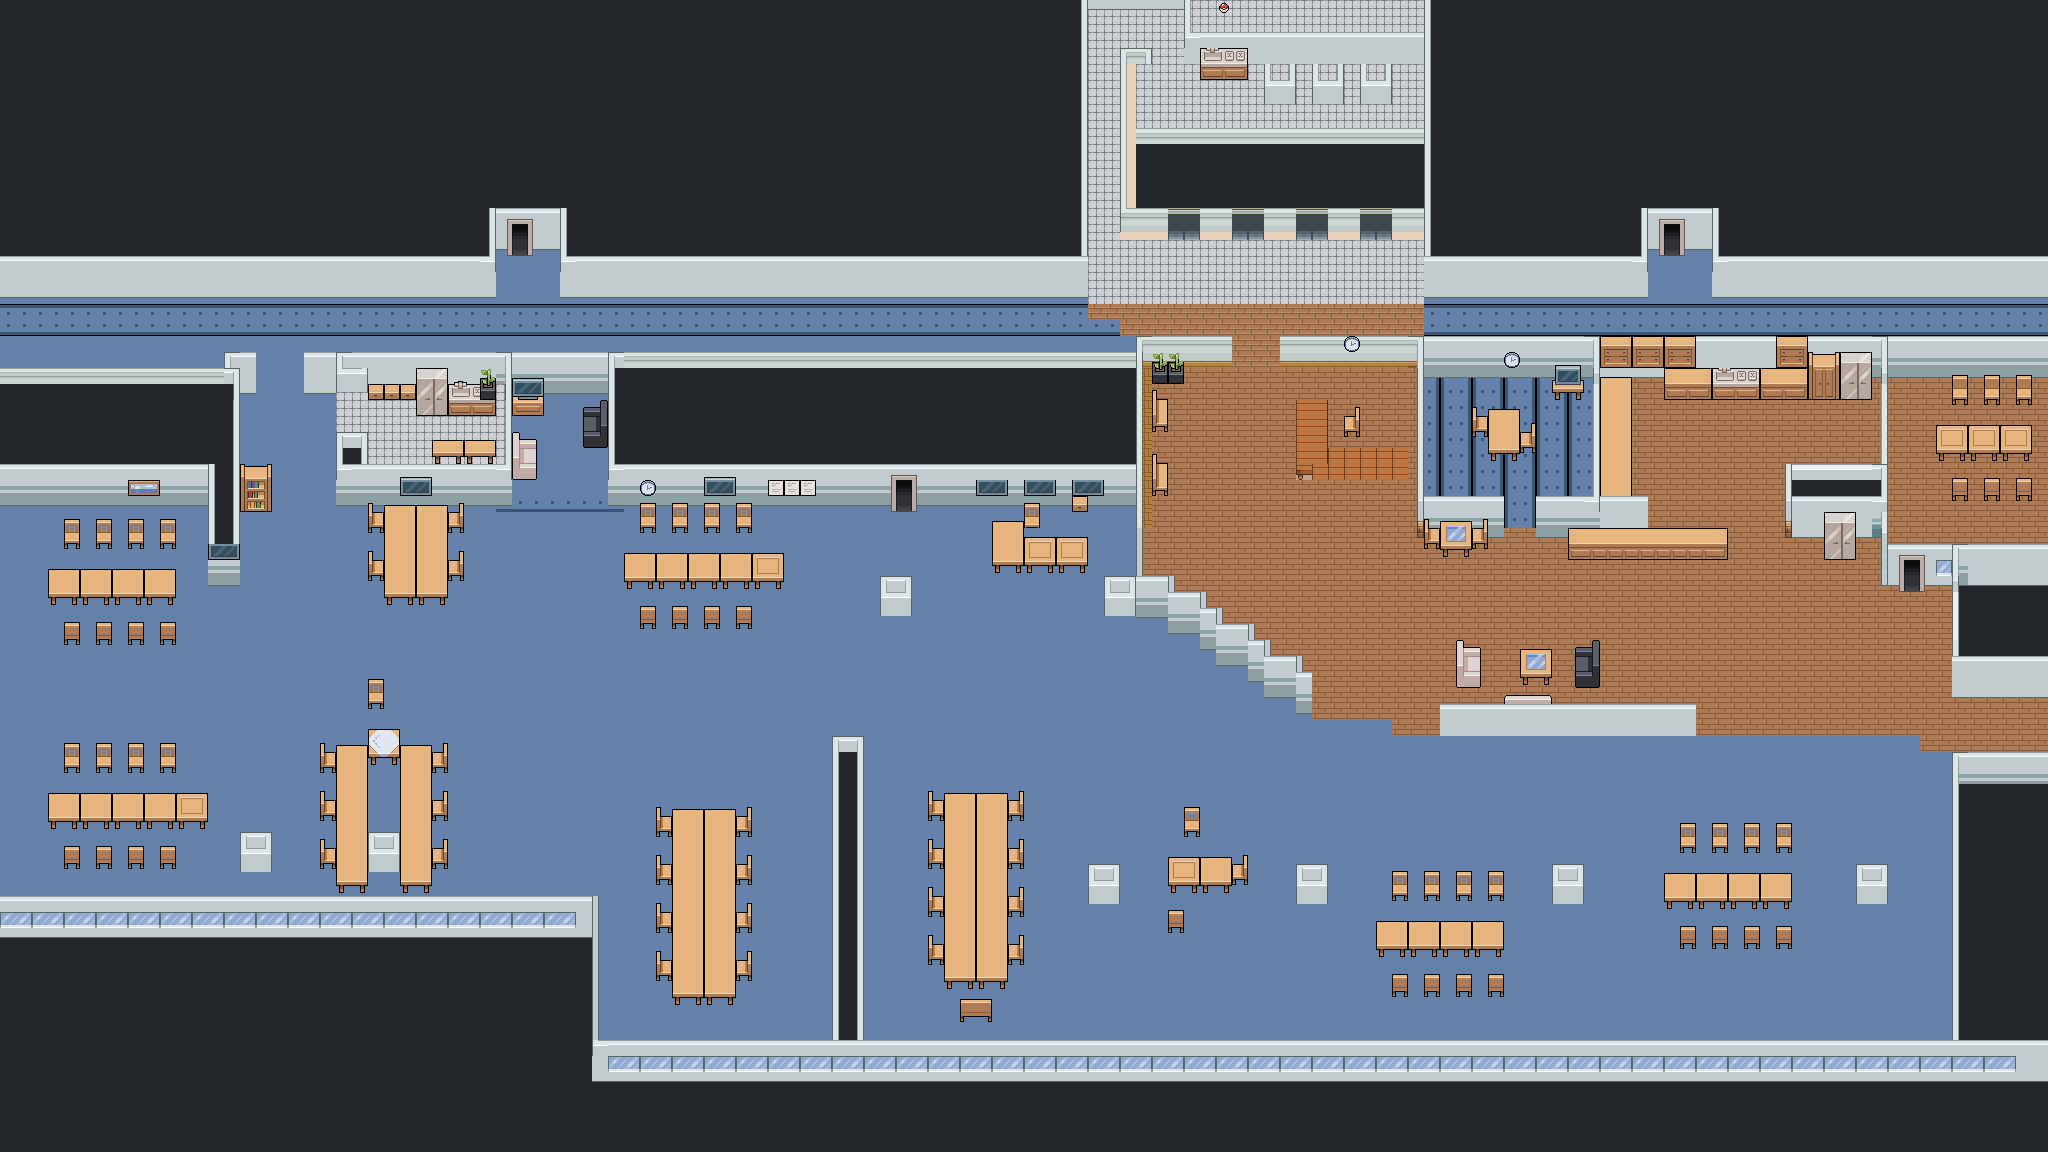

A level layout from a 2D game, rendered from its tile map. Below: a short description, then the map file with tile-grid data replaced by summaries:
An orthogonal 128x72 tile map with 16x16 px tiles, 3 tile layers (bg, walls, objects), 2 tilesets and 31 objects (14x coffee, chris, ayesha, halbe, greg, ...).

<map version="1.0" orientation="orthogonal" renderorder="right-down" width="128" height="72" tilewidth="16" tileheight="16" nextobjectid="39">
 <tileset firstgid="1" name="indoors" tilewidth="16" tileheight="16">
  <image source="../static/assets/tiles/indoors.png" width="624" height="304" />
 </tileset>
 <tileset firstgid="742" name="indoors_2" tilewidth="16" tileheight="16">
  <image source="../static/assets/tiles/indoors_2.png" width="1198" height="558" />
  <terraintypes>
   <terrain name="BlueCarpet" tile="820" />
  </terraintypes>
  <tile id="745" terrain=",,,0" />
  <tile id="746" terrain=",,0,0" />
  <tile id="747" terrain=",,0," />
  <tile id="819" terrain=",0,,0" />
  <tile id="820" terrain="0,0,0,0" />
  <tile id="821" terrain="0,,0," />
  <tile id="893" terrain=",0,," />
  <tile id="894" terrain="0,0,," />
  <tile id="895" terrain="0,,," />
 </tileset>
 <layer name="bg" width="128" height="72">
  <data>[9216 cells, 9216 non-empty, 10 distinct tile ids]</data>
 </layer>
 <layer name="walls" width="128" height="72">
  <data>[9216 cells, 1690 non-empty, 65 distinct tile ids]</data>
 </layer>
 <layer name="objects" width="128" height="72">
  <data>[9216 cells, 922 non-empty, 154 distinct tile ids]</data>
 </layer>
 <objectgroup name="spawns">
  <object id="1" name="chris" x="289.33" y="525" width="28.6667" height="17.3333" />
  <object id="2" name="ayesha" x="1350" y="416.667" width="38.6667" height="24.6667" />
  <object id="3" name="halbe" x="348.67" y="566.667" width="30.6667" height="30.6667" />
  <object id="5" name="greg" x="576.667" y="416" width="22.6667" height="22.6667" />
  <object id="6" name="michael" x="646" y="526.667" width="20" height="20" />
  <object id="7" name="nate" x="753" y="823" width="23.5" height="21.5" />
  <object id="8" name="caleb" x="374.5" y="697" width="24" height="26.5" />
  <object id="10" name="john" x="164.5" y="622.5" width="21" height="15" />
  <object id="11" name="romoy" x="742.5" y="920" width="28.5" height="24.5" />
  <object id="12" name="hack" x="326.667" y="762.667" width="21.3333" height="16.6667" />
  <object id="13" name="noah" x="712" y="528.667" width="24" height="22" />
  <object id="14" name="richard" x="714" y="588" width="24.6667" height="24" />
  <object id="15" name="shawn" x="458" y="568.667" width="24.6667" height="22" />
  <object id="24" name="respawn" x="1277" y="266" width="28" height="28" />
 </objectgroup>
 <objectgroup name="paths">
  <object id="18" name="shawn_out" x="471.333" y="580.667">
   <polyline points="0,0 -6,77.3333 -471.333,89.3333 -541.03,101.152" />
  </object>
  <object id="25" name="caleb_path" x="502" y="722">
   <polyline points="0,0 344,-15 760,79 1381,71 1364,-103 934,-116 826,18 854,-134 757,-254 752,-414 171,-399 -222,-402 -221,-298 -192,-125 -294,21 -121,-71 -40,-18" />
  </object>
  <object id="26" name="matt_leave" x="363" y="616">
   <polyline points="0,0 359,57 892,149 1040,134 900,-85 886,-424" />
  </object>
 </objectgroup>
 <objectgroup name="items">
  <object id="20" name="coffee" gid="2673" x="1760" y="385" />
  <object id="23" name="coffee" gid="2673" x="380" y="398" />
  <object id="27" name="coffee" gid="2673" x="1319" y="487" />
  <object id="28" name="coffee" gid="2673" x="1444" y="539" />
  <object id="29" name="coffee" gid="2673" x="1490" y="425" />
  <object id="30" name="coffee" gid="2673" x="1394" y="108" />
  <object id="31" name="coffee" gid="2673" x="548" y="405" />
  <object id="32" name="coffee" gid="2673" x="60" y="813" />
  <object id="33" name="coffee" gid="2673" x="317" y="872" />
  <object id="34" name="coffee" gid="2673" x="796" y="1000" />
  <object id="35" name="coffee" gid="2673" x="1391" y="935" />
  <object id="36" name="coffee" gid="2673" x="1492" y="934" />
  <object id="37" name="coffee" gid="2673" x="1781" y="901" />
  <object id="38" name="coffee" gid="2673" x="1674" y="896" />
 </objectgroup>
</map>
